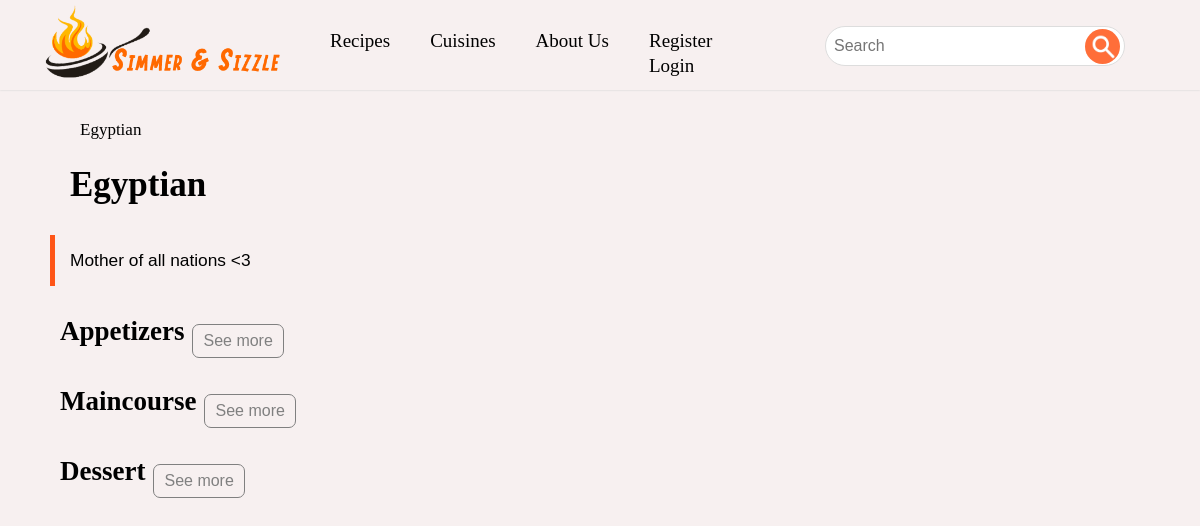
The page /cuisines/1 on the database its author committed.
### RecipeFinder/models.py (models this page shows, shortened)
class Cuisine(models.Model):
    name = models.CharField(max_length=100, validators=[alpha])
    info = models.TextField(max_length=1000)

### RecipeFinder/views.py (the view)
# urls.py: path("cuisines/<int:id>", views.cuisine_view, name="cuisine"),
def cuisine_view(request, id):
    cuisine = models.Cuisine.objects.get(id=id)
    API = []
    for course in models.Recipe.courses():
        API.append({
            "header": course,
            "request": {
                "cuisine": id,
                "course": course
            },
            "id": f"{cuisine.name}-{course}-container",
            "url": reverse("course", args=(id, course)),
        })
    linkHistory = [
        {
            "name": cuisine.name,
            "ref": reverse("cuisine", args=(cuisine.id,))
        }
    ]
    return render(request, "RecipeFinder/index.html", defaultContext({
        "linkHistory": linkHistory,
        "header": cuisine.name,
        "info": cuisine.info,
        "API": API,
    }))

### RecipeFinder/models.py (called while the page is built)
    @classmethod
    def courses(cls):
        coursesList = []
        for course in cls.courses_pairs:
            coursesList.append(course[0])
        return coursesList

### RecipeFinder/views.py (called while the page is built)
def defaultContext(dic={}):
    dic["cuisines"] = models.Cuisine.objects.all()
    dic["courses"] = models.Recipe.courses()
    dic["units"] = models.Unit.objects.all()
    if dic.get("API"):
        dic["categories"] = []
        for category in dic["API"]:
            cat = {
                "header": category["header"],
                "id": category["id"],
            }
            del category["header"]
            if category.get("url"):
                cat["url"] = category["url"]
                del category["url"]
            dic["categories"].append(cat)
    return dic;

### RecipeFinder/templates/RecipeFinder/index.html (shortened to what this page needs)
{% extends "RecipeFinder/layout.html" %}
{% load static %}
{% block main_view %}
<div class="category-header">{{ header }}</div>
{% if info %}
<div class="cool-text-container">
    {{ info }}
</div>
{% endif %}
{% for category in categories %}
<div class="category-container">
    <div class="row">
        <div class="fancy-header">{{ category.header }}</div>
        {% if category.url %}
        <a href="{{ category.url }}">
            <button class="bland-button space">See more</button>
        </a>
        {% endif %}
    </div>
</div>
{% endfor %}
{% endblock %}

### RecipeFinder/templates/RecipeFinder/layout.html (shortened to what this page needs)
{% extends 'RecipeFinder/nav.html' %}
{% load static %}
{% block body %}
<div class="main-view">
    {% if linkHistory %}
        <ul id="link-history">
            {% for link in linkHistory %}
            <li><a href="{{ link.ref }}" class="navbar-link-item norm-link">{{ link.name }}</a></li>
            {% endfor %}
        </ul>
    {% endif %}
    {% block main_view %}
    {% endblock %}
</div>
{% endblock %}

### RecipeFinder/static/RecipeFinder/styles.css (style rules this page uses)
body { padding: 0px; margin: 0px; font-family: sans-serif; background-color: #f7f0f0; }
body, .cool-form, .cool-button, .bland-button, .danger-button { font-size: 12pt; }
.main-view { padding: 100px 50px; }
.space { margin: 8px; }
.row, .row-sp { display: flex; }
a.norm-link { text-decoration: none; color: black; }
.cool-button, .bland-button, .danger-button { padding: 7px 10px ; border: 1px solid orangered; border-radius: 7px; background-color: rgba(0, 0, 0, 0); color: orangered; text-decoration: none; display: inline-block; transition: all 0.3s; box-sizing: border-box; }
.bland-button { border-color: grey; color: grey; }
.fancy-header, .category-header { font-size: 27px; font-family: cursive; font-weight: 550; }
.cool-text-container { border-left: 5px solid rgba(255, 69, 0, 0.9); font-size: 13pt; margin: 30px 0px; padding: 15px; max-width: 100%; }
.navbar-link-item { display: inline-block; margin: 0px 20px; height: 25px; transition: all 0.15s; white-space: nowrap; }
.category-header { margin: 0px 20px; font-size: 35px; }
.category-container { margin: 20px 10px; }
#link-history { font-size: 17px; font-family: cursive; padding: 10px; margin: 10px 0px; }
#link-history > li { all: unset; }

### rows shown on the page
Cuisine: name "Egyptian", name "Egyptian", info "Mother of all nations <3"

### other values the page prints
{{ category.header }} "Appetizers" "Maincourse" "Dessert"
